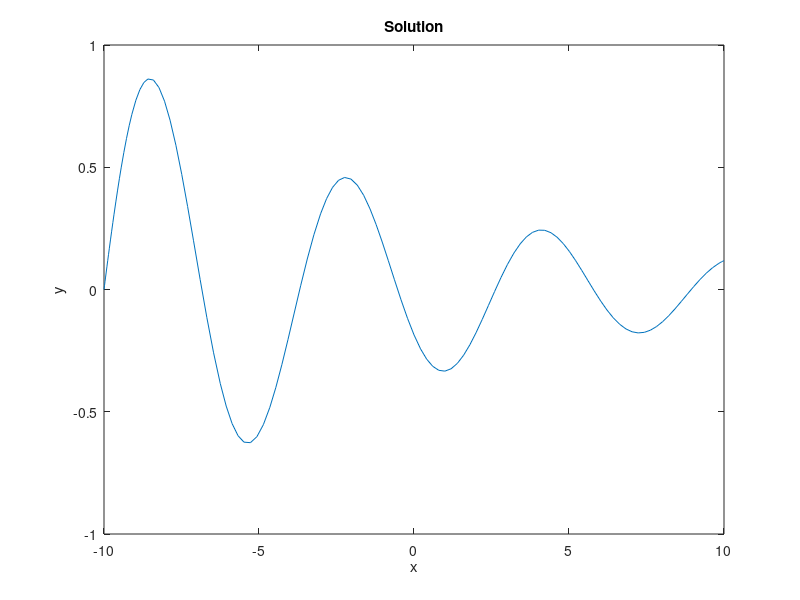

MATLAB code to generate this figure:
clc;clear;
y0 = [0, 1];
dydx = @(x, y) [y(2); -(1/5)*y(2)-y(1)];
xspan = [-10, 10];
[x,y] = ode45(dydx, xspan, y0);

plot(x,y(:,1));
xlabel('x')
ylabel('y')
title('Solution');
